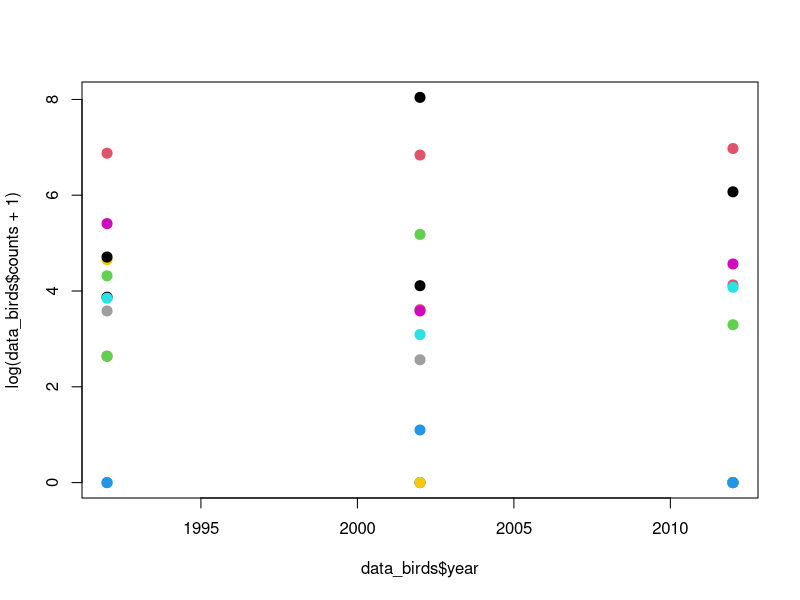
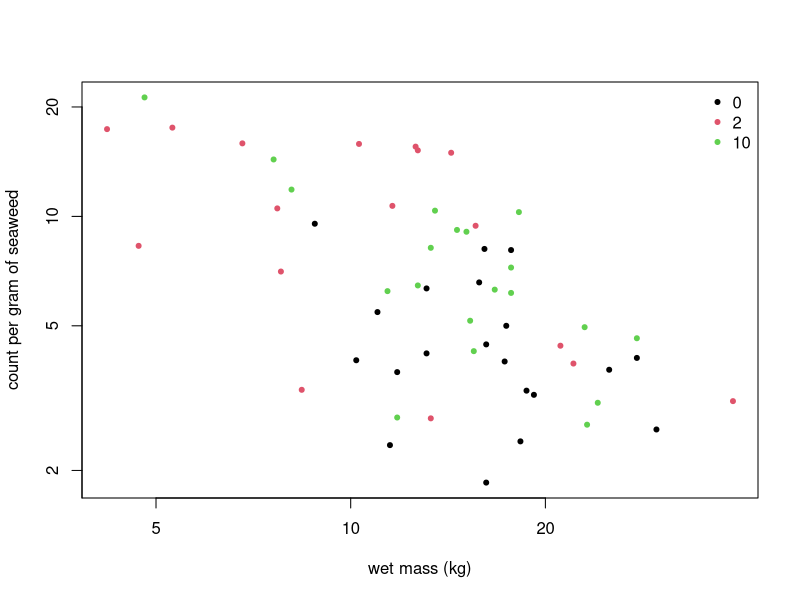
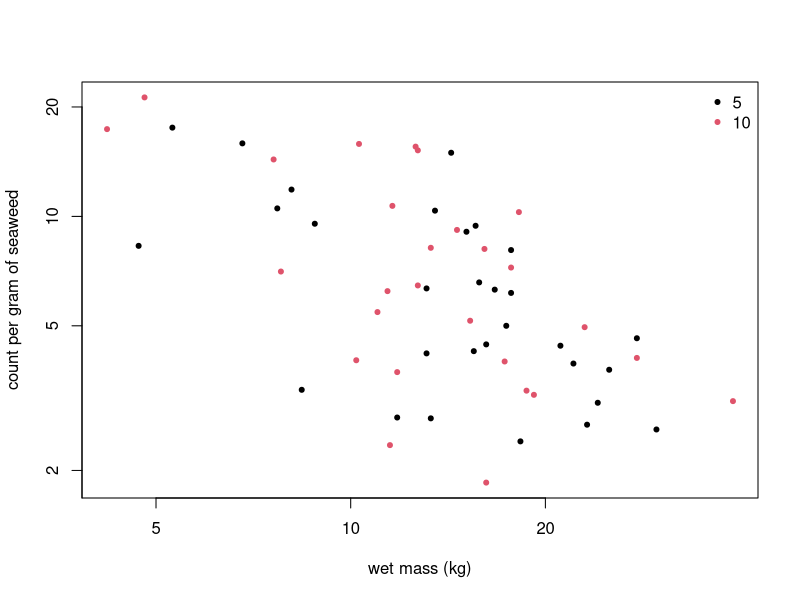
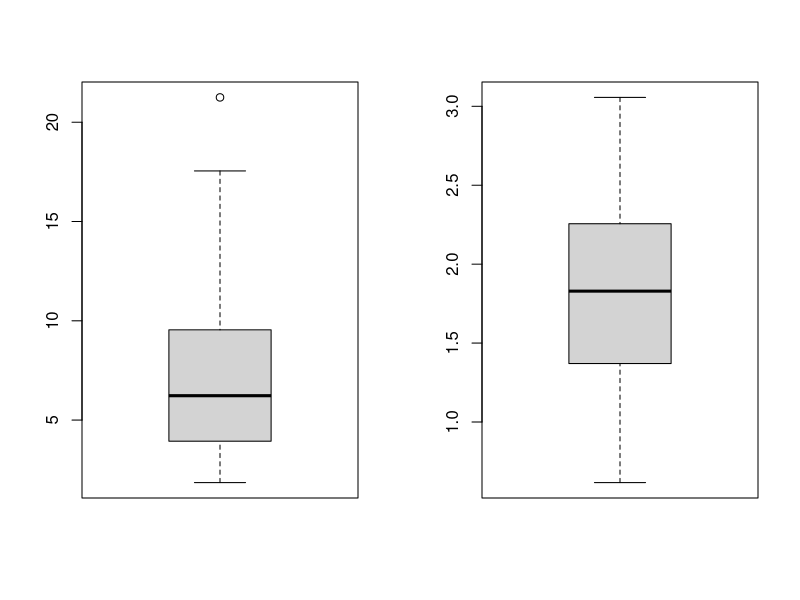
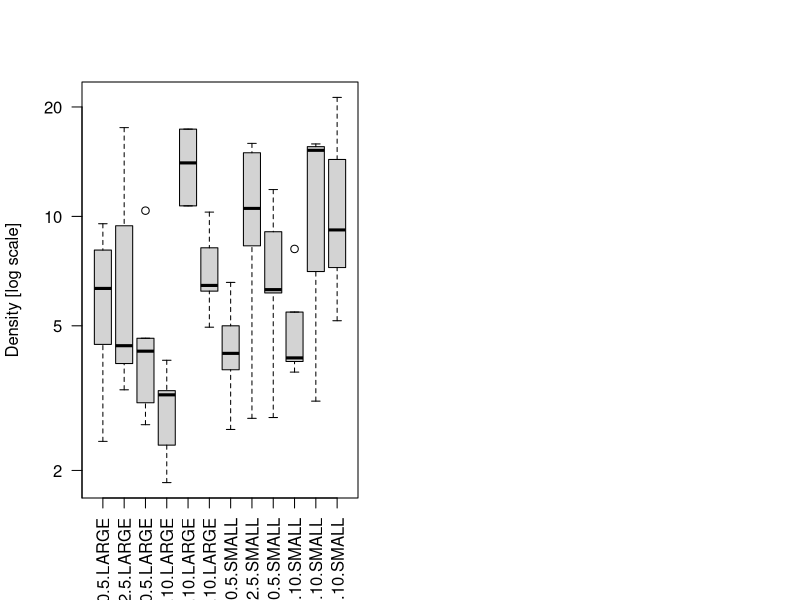
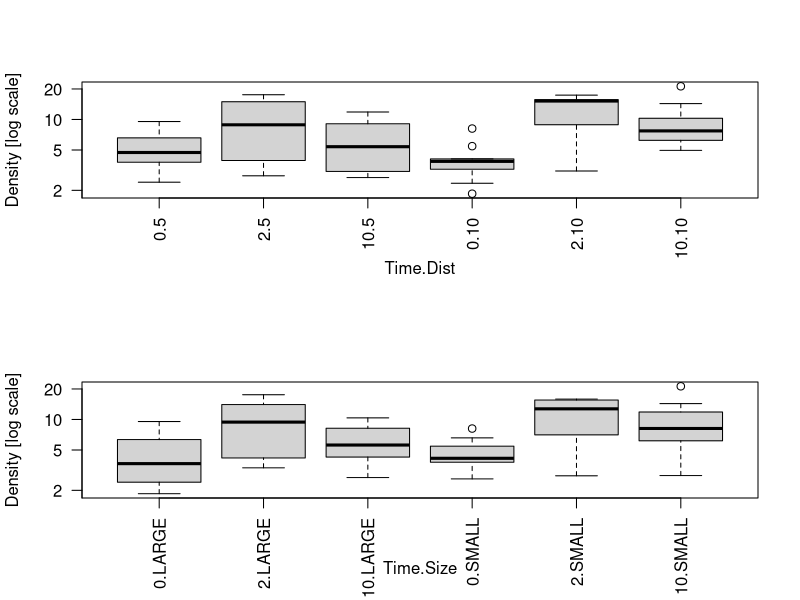
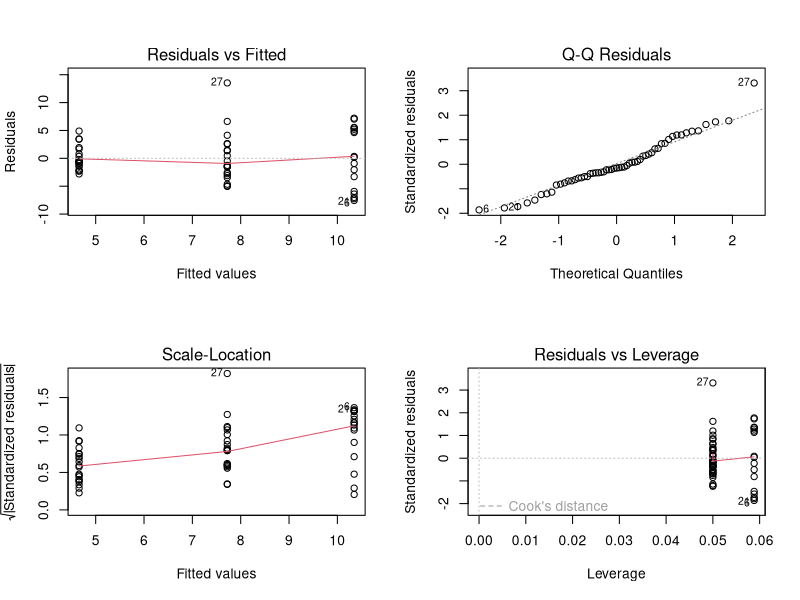
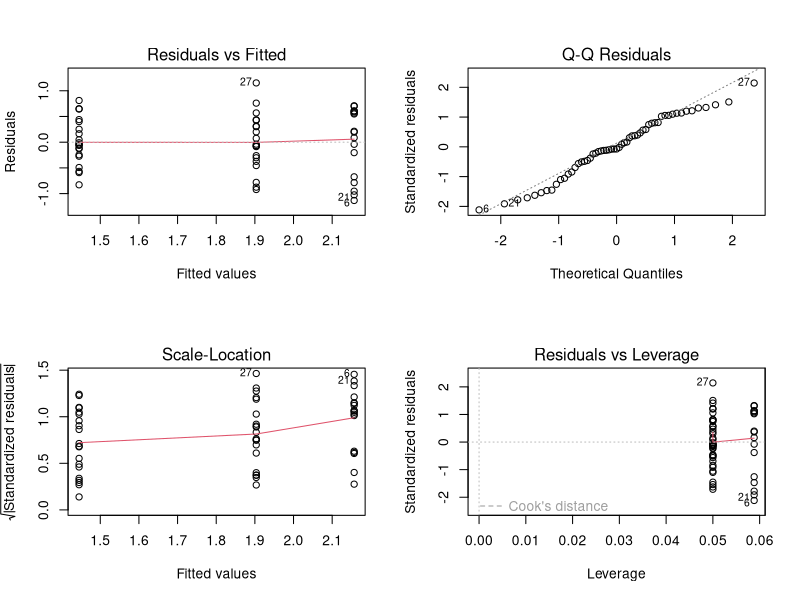

Recreate these plots in R, in order.
# ###########
# ## Session 4: Weirder linear models
# ###########

library(tidyverse)

# Import the bird data
data_birds_raw <- read_csv("data/birdCountYear.csv")
data_birds <- gather(data_birds_raw, key="year", value= "counts", `1992`, `2002`, `2012`)
plot(y=log(data_birds$counts+1), x=data_birds$year, col=as.factor(data_birds$site), pch=20, cex=2)

anova(lm(counts~., data=data_birds))



data_habitat <- read_csv("data/HabitatConfig.csv")

plot(y=data_habitat$Total, x=data_habitat$Wmass, log='xy', col=as.factor(data_habitat$Dist), xlab='wet mass (kg)', ylab='count per gram of seaweed', pch=20)
legend(x="topright", legend=unique(data_habitat$Dist), col=1:3, bty='n', pch=20)

plot(y=data_habitat$Total, x=data_habitat$Wmass, log='xy', col=as.factor(data_habitat$Time), xlab='wet mass (kg)', ylab='count per gram of seaweed', pch=20)
legend(x="topright", legend=unique(data_habitat$Time), col=1:2, bty='n', pch=20)

###########################
## Question 1a
data_habitat <- data_habitat %>%
  mutate(Dist = as.factor(Dist),
        Size = as.factor(Size),
        Time = as.factor(Time))
## NO subsetting done here. Consequently, answers will be different to question 3 of session 2

## Question 1b-c
## inference; testing whether density is related with distance and whether it changes with two other covariates
## More than two variables; response is quantitative and all covariates as categorical

## Question 1d
par(mfrow = c(1,2))
boxplot(data_habitat$Total)
boxplot(log(data_habitat$Total))
## Encouraged to use a log transformation

boxplot(Total~Dist*Time*Size,data=data_habitat,log="y",xlab="",ylab="Density [log scale]",las=2)
## Hard to see what's going on!

par(mfrow = c(2,1))
boxplot(Total~Dist*Time,data=data_habitat,xlab="Time.Dist",ylab="Density [log scale]",log="y",las=2)
boxplot(Total~Dist*Size,data=data_habitat,xlab="Time.Size",ylab="Density [log scale]",log="y",las=2)

## Question 1e
fit.habconf1 <- lm(Total~Dist, data=data_habitat) 
anova(fit.habconf1)

par(mfrow = c(2,2)); 
plot(fit.habconf1)
## Mean-variance trend (large variance at larger densities) so futher support for log transform

fit.habconf1aov <- aov(log(Total)~Dist, data=data_habitat)
summary(fit.habconf1aov)
TukeyHSD(fit.habconf1aov)

par(mfrow = c(2,2)); 
plot(fit.habconf1aov)
## not perfect but a better

## Illstration of Factorial design and model selection in action! Fit a three-way ANOVA and do backward elimination
fit.habconffull <- aov(log(Total)~Dist*Time*Size, data=data_habitat)
summary(fit.habconffull)

fit.habconf3 <- aov(log(Total)~(Dist + Time + Size)^2, data=data_habitat)
summary(fit.habconf3)

fit.habconf4 <- aov(log(Total)~ Dist*Time + Dist*Size, data=data_habitat)
summary(fit.habconf4)

fit.habconf5 <- aov(log(Total)~ Dist*Time + Size, data=data_habitat)
summary(fit.habconf5)

fit.habconf6 <- aov(log(Total)~ Dist*Time, data=data_habitat)
summary(fit.habconf6)
anova(fit.habconf6, fit.habconf5) ## Suggests size is probably droppable

fit.habconffinal <- aov(log(Total)~ Dist*Time, data=data_habitat)
summary(fit.habconffinal)

## Question 1f
## The usual assumptions regarding ANOVA are made everywhere above, but since model selection is involved then our concern is whether these assumptions are satisfied for the FINAL model chosen

par(mfrow = c(2,2))
plot(fit.habconffinal)
## OK

## Question 1g-h
summary(fit.habconffinal)
TukeyHSD(fit.habconffinal,which="Dist")

par(mfrow = c(1,1))
tft=TukeyHSD(fit.habconffinal,which=c("Dist:Time"))
par(mar = c(6,6,4,1))
plot(tft,las=1)
## So density definitely changes with distance, and the relationship doesn't with sampling size but does vary with sampling time. 

## A more informative result can also be obtained via an interaction plot using on final model 
par(mfrow = c(1,1));
interaction.plot(data_habitat$Dist, data_habitat$Time, fit.habconffinal$fitted, xlab="Isolation of patch", ylab="Total density [log scale]", trace.label="Time (weeks)")
## Similar shapes of the two lines suggests that interaction between Distance and Time is mild, which corresponds with the p-value in fit.habconffinal


## Question 1i - Wetmass is a "blocking factor" , so we put this covariate first after the "~"
fit.wethabconf <- aov(log(Total)~Wmass*Dist,data=data_habitat)
summary(fit.wethabconf)

fit.wethabconf2 <- aov(log(Total)~Wmass + Dist,data=data_habitat)
summary(fit.wethabconf2)
## Overall conclusion is not changed. That is, after accounting for wet mass, Distance is still significantly related to Density. Wet mass also an additive effect. This can also be seen below.

plot(data_habitat$Total~data_habitat$Wmass, col=as.numeric(data_habitat$Dist), log="xy", xlab="Wet Mass [log scale]", ylab="Density (per gram) [log scale]")
legend("topright", levels(data_habitat$Dist), col=1:3)

fit.wethabconffinal <- aov(log(Total)~ Wmass + Dist*Time, data=data_habitat)
summary(fit.wethabconffinal)

## Interaction is now significant at a 5% level, but conclusions are not changed dramatically
interaction.plot(data_habitat$Dist, data_habitat$Time, fit.wethabconffinal$fitted, xlab="Isolation of patch (m)", ylab="Total density (per gram) [log scale]", trace.label="Time (weeks)")

tft=TukeyHSD(fit.wethabconffinal,which=c("Dist:Time"))
par(mar = c(6,6,4,1))
plot(tft,las=1)




# ## Question 2a
##data_birds <- read_csv("data/birdCountYear.csv")

# #dathost$Genus <- factor(dathost$Genus) 
# 
# ## Question 1b-c
# ## IT'S HARD TO WORK OUT WHAT WE WANT HERE. AFTER THINKING FOR A WHILE, IT TURNS WE WANT...
# ## inference; testing whether the count of genera varies with genus, with studies as a blocking factor
# ## More than two variables, with a response as a count
# 
# ## Question 1d
# par(mfrow = c(1,2))
# boxplot(dathost$Genera, main = "Boxplot of Genera counts")
# boxplot(dathost$Studies, main = "Boxplot of Studies counts")
# ## Counts almost always warrant a transformation. The right-skewed nature of the response is further justification. 
# ## Because there are zero counts, you could use a log rather than a log(1+x), or sqrt(), but let's go with the master on this one
# ## In addition, studies is also a count and right skewed, so we might as well transform it as well
# 
# dathost$lGenera=log(dathost$Genera+1)
# dathost$lStudies=log(dathost$Studies+1)
# 
# boxplot(dathost$lGenera ~ dathost$Genus, xlab = "Genus", ylab = "Host count", main = "Comparative boxplot of host count versus crustacean genus")
# 
# ## An even better plot 
# par(mfrow=c(1,1))
# plot((dathost$Genera+1)~(dathost$Studies+1), log="xy", col=as.numeric(dathost$Genus), xlab="# studies + 1", ylab = "Host count + 1")
# legend("bottomright", levels(dathost$Genus), col=1:4)
# ## Just from the graph, we can see a difference in counts between genus even after accounting for # studies 
# 
# ## Question 1e
# fit.host1 <- aov(lGenera~lStudies + Genus, data=dathost) ## ANCOVA time...but then again it's just a linear model!
# summary(fit.host1)
# 
# ## Question 1f
# ## Observations are independent conditional on x; random sample for meta-analysis
# ## Transformed response is normally distributed with a constant variance (challenging to think what this actually means!)
# ## linear relationship between transformed host counts and covariates
# 
# plot(fit.host1)
# ## All assumptions appear to be OK.
# 
# ## Question 1g-h
# summary(fit.host1)
# TukeyHSD(fit.host1, which="Genus")
# 
